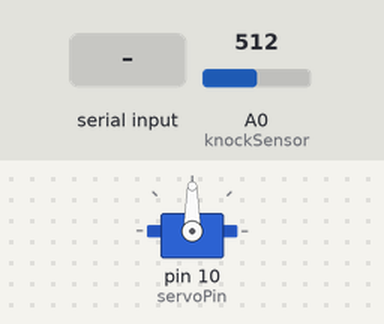
Bench run of a sketch on a simulated Arduino Uno, built with avr-gcc and run on an emulated ATmega328P. Parts: servo. The inputs (shaded band) are chosen by the test bench; at power-on: A0 (knockSensor) = 512. What the sketch prints to the serial monitor is not drawn.

Above: at 1.2 s.
1.3 s: byte 30 received over Serial
At 1.6 s:
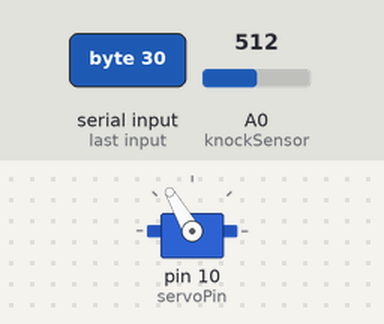
2.8 s: A0 (knockSensor) set to 598
4.3 s: A0 (knockSensor) set to 626
At 5.7 s:
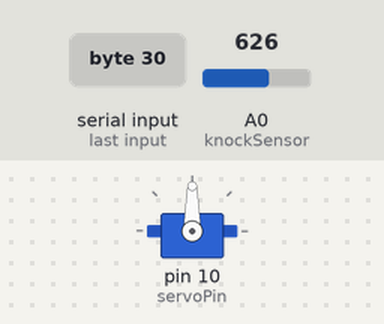
6.2 s: byte 90 received over Serial
At 7.1 s:
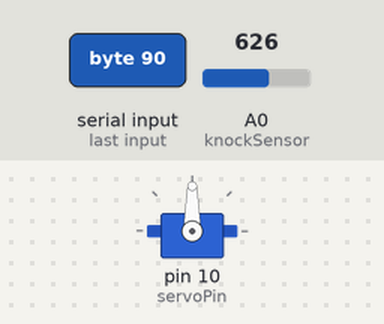
Timing chart, 0 to 9.2 s (numbered marks = the images above; inputs shaded):
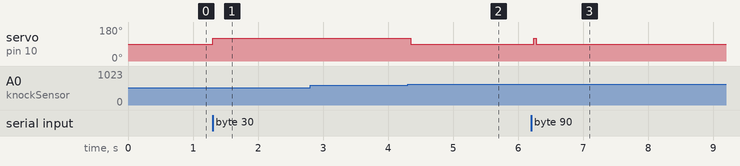

Measured:
- the behaviour switches between 611 and 612 on A0 (knockSensor) (found by bisection; images 1 and 2)
- after the input at 1.3 s, servo on pin 10 (servoPin): 90° → 120° at once
- after the input at 2.8 s, every drawn part: stays the same
- after the input at 4.3 s, servo on pin 10 (servoPin): 120° → 90° after 0.05 s
- after the input at 6.2 s, servo on pin 10 (servoPin): 90° → 120° at once, → 90° 0.05 s later

The sketch:

ghostKnock.ino
```cpp
#include <Servo.h>

Servo panelServo;

int pos = 0;

int ledPin = 11;
int servoPin = 10;
int statePin = LOW;
int knockSensor = 0 ;
byte val = 0;
int THRESHOLD = 100;

void setup(){
  Serial.begin(9600);
  panelServo.attach(servoPin);
}

void loop(){
  val = analogRead(knockSensor);

  if( val >= THRESHOLD){
    pos = 90;
    statePin = HIGH;
    digitalWrite(ledPin, statePin);
    Serial.print("!");
    panelServo.write(pos);
    delay(45);
  }

  delay(100);
  if(Serial.available()){
    int readByte = Serial.read();
    pos = 120;
    panelServo.write(pos);
    delay(45);
    statePin = LOW;
    digitalWrite(ledPin, statePin);
  }
}
```
